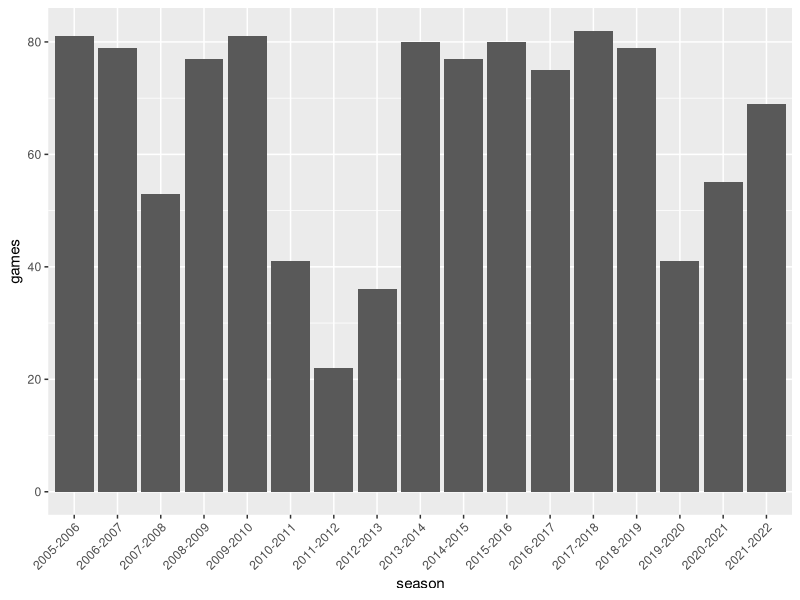
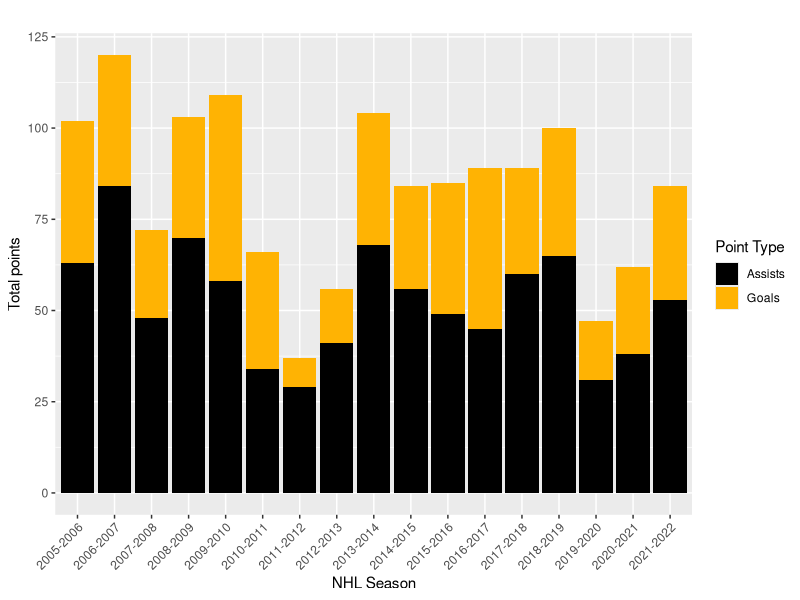
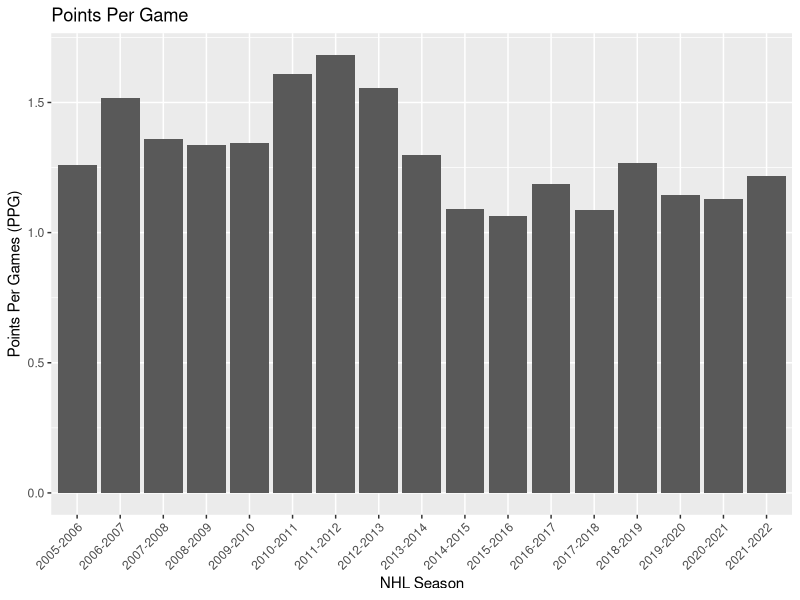
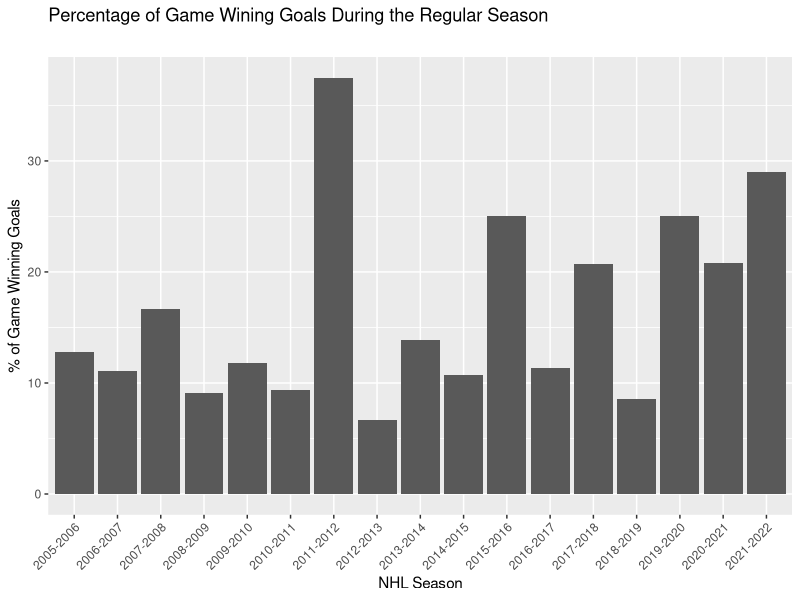
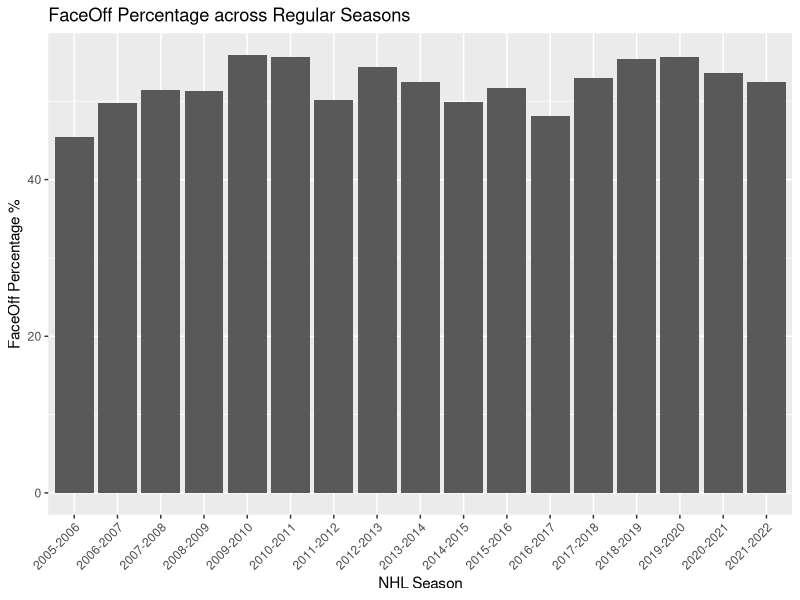
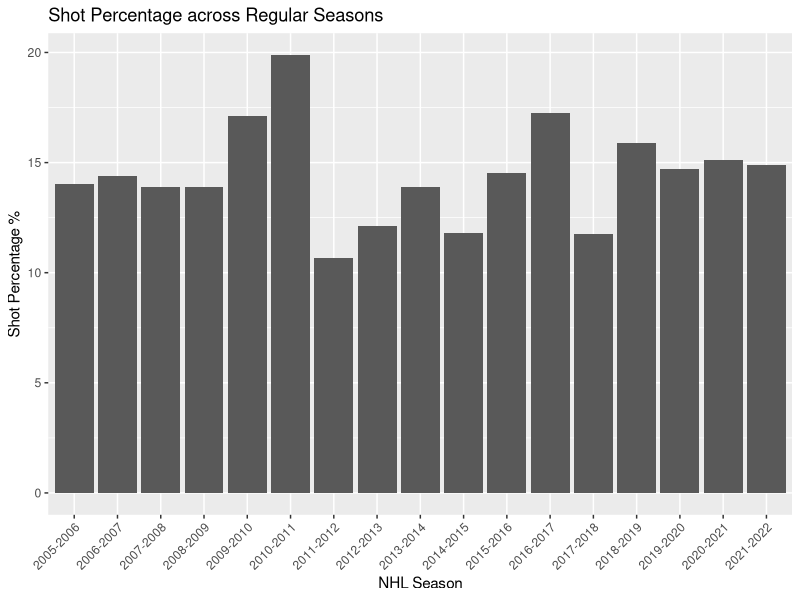

The R script that drew these images, in order:
## ---- chunk 1
knitr::opts_chunk$set(echo = TRUE)
## ---- chunk 2
library(dplyr)
library(ggplot2)
library(lubridate)
library(stringr)

## ---- chunk 3
games_reg = read.csv(file = "data/games_regular.csv", header = TRUE)
games_playoffs = read.csv(file = "data/games_playoffs.csv", header = TRUE)

## ---- chunk 4
# 
nhl_games_reg <- games_reg %>% 
                 dplyr::filter(team.name == "Pittsburgh Penguins") %>%
                 dplyr::select(season:plusMinus) %>%
                 dplyr::mutate(season = paste(str_sub(season,1,4), str_sub(season,5,-1), sep = '-'))
  

nhl_games_playoffs <- games_playoffs %>% 
                      dplyr::filter(team.name == "Pittsburgh Penguins") %>%
                      dplyr::select(season:blocked) %>%
                      dplyr::mutate(season = paste(str_sub(season,1,4), str_sub(season,5,-1), sep = '-'))


## ---- chunk 5
ggplot(data = nhl_games_reg) +
  geom_col(aes(x = season, y = games)) +
  guides(x = guide_axis(angle = 45))
  
## ---- chunk 6
ggplot(data = nhl_games_reg) +
  geom_col(aes(x = season, y = points, fill = "#ffb303")) +
  geom_col(aes(x = season, y = assists, fill = "#000000")) +
  guides(x = guide_axis(angle = 45)) +
  labs(title = "",
       x = "NHL Season", 
       y = "Total points") +
  scale_fill_identity(name = "Point Type",
                      labels = c("Assists", "Goals"), 
                      guide = "legend")


## ---- chunk 7
ggplot(data = nhl_games_reg) + 
  geom_col(aes(x = season, y = points/games)) +
  guides(x = guide_axis(angle = 45)) +
  labs(title = "Points Per Game",
       x = "NHL Season",
       y = "Points Per Games (PPG)")

## ---- chunk 8
ggplot(data = nhl_games_reg) +
  geom_col(aes(x = season, y = (gameWinningGoals/goals)*100)) +
  guides(x = guide_axis(angle = 45)) +
  labs(title = "Percentage of Game Wining Goals During the Regular Season",
       subtitle = "",
       x = "NHL Season",
       y = "% of Game Winning Goals")
## ---- chunk 9

ggplot(data = nhl_games_reg) +
  geom_col(mapping = aes(x = season, y = faceOffPct)) +
  labs(title = "FaceOff Percentage across Regular Seasons",
       x = "NHL Season",
       y = "FaceOff Percentage %") + 
  guides(x = guide_axis(angle = 45)) 

## ---- chunk 10


## ---- chunk 11

ggplot(data = nhl_games_reg) +
  geom_col(mapping = aes(x = season, y = shotPct)) +
  labs(title = "Shot Percentage across Regular Seasons",
       x = "NHL Season",
       y = "Shot Percentage %") + 
  guides(x = guide_axis(angle = 45)) 
  

